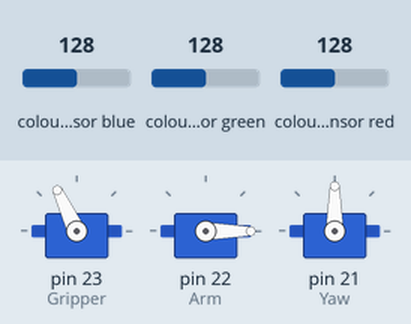
The sketch below on a simulated Arduino Mega 2560, built with avr-gcc and run on an emulated ATmega2560. Parts: 3 × servo. Wiring (inferred from the names in the program): TCS3200 colour sensor: output pin 12; S2 pin 10; S3 pin 11; S0 pin 8; S1 pin 9. The test bench sets the inputs (shaded band); at power-on: colour sensor blue 128, colour sensor green 128, colour sensor red 128. What the sketch prints to the serial monitor is not drawn.

Above: at 0.2 s.
Timing chart, 0 to 1.7 s (numbered marks = the images above):
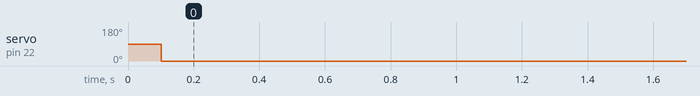

Measured:
- by itself, servo on pin 22 (Arm): 90° → 0° at 0.10 s

The sketch:

DanysGripperFunctions.ino
```cpp
#include <Servo.h>

Servo Gripper;  // create servo object to control a servo
Servo Arm;
Servo Yaw;

int GripperVal = 115;  // range 100 to 150
int ArmVal = 0;       // range 0 to 130     5 is the resitng postion
int YawVal = 90 ;      // range 40 to 140    90 is the middle

//GRIPPER COLOR SENSORS SETUP

// GS
#define GS0 8
#define GS1 9
#define GS2 10
#define GS3 11
#define GSOut 12

// Stores frequency read by the photodiodes
int GredFreq = 0;
int GgreenFreq = 0;
int GblueFreq = 0;

// Stores the red. green and blue colors
int GredCol = 0;
int GgreenCol = 0;
int GblueCol = 0;

void setup() {


  Gripper.attach(23);  // attaches the servo on pin 23 to the servo object
  Arm.attach(22);
  Yaw.attach(21);

    // Setting the outputs
  pinMode(GS0, OUTPUT);
  pinMode(GS1, OUTPUT);
  pinMode(GS2, OUTPUT);
  pinMode(GS3, OUTPUT);
  // Setting the sensorOut as an input
  pinMode(GSOut, INPUT);

  // Setting frequency scaling to 20%
  digitalWrite(GS0,HIGH);
  digitalWrite(GS1,LOW);

Serial.begin(115200);

}

void loop() {

  Gripper.write(GripperVal);
  delay(100);                 // delay waits for servo to catch up
  Arm.write(ArmVal);
  delay(100);
  Yaw.write(YawVal);
  delay(100);

  /// ELLIOT & STEVEN ALGETHIM CODE UNDER HERE


  ///ELLITO &STEVEN ALGROTHIM ENDS HERE


/////////////////////////////////////////////
///////////////////// FOR GRIPPER COLOR SENSOR /////////////////////////////
   // Setting RED (R) filtered photodiodes to be read
  digitalWrite(GS2,LOW);
  digitalWrite(GS3,LOW);
  // Reading the output frequency
  GredFreq = pulseIn(GSOut, LOW);
  // Remaping the value of the RED (R) frequency from 0 to 255
  GredCol = map(GredFreq, 41, 404, 255, 0);
  // Printing the RED (R) value
  Serial.print("GR = ");
  Serial.println(GredCol);
  delay(10);

  // Setting GREEN (G) filtered photodiodes to be read
  digitalWrite(GS2,HIGH);
  digitalWrite(GS3,HIGH);
  // Reading the output frequency
  GgreenFreq = pulseIn(GSOut, LOW);
  // Remaping the value of the GREEN (G) frequency from 0 to 255
  GgreenCol = map(GgreenFreq, 47, 486, 255, 0);
  // Printing the GREEN (G) value
  Serial.print(" GG = ");
  Serial.println(GgreenCol);
  delay(10);

  // Setting BLUE (B) filtered photodiodes to be read
  digitalWrite(GS2,LOW);
  digitalWrite(GS3,HIGH);
  // Reading the output frequency
  GblueFreq = pulseIn(GSOut, LOW);
  // Remaping the value of the BLUE (B) frequency from 0 to 255
  GblueCol = map(GblueFreq, 42, 414, 255, 0);
  // Printing the BLUE (B) value
  Serial.print(" GB = ");
  Serial.println(GblueCol);
  delay(10);


}
```
